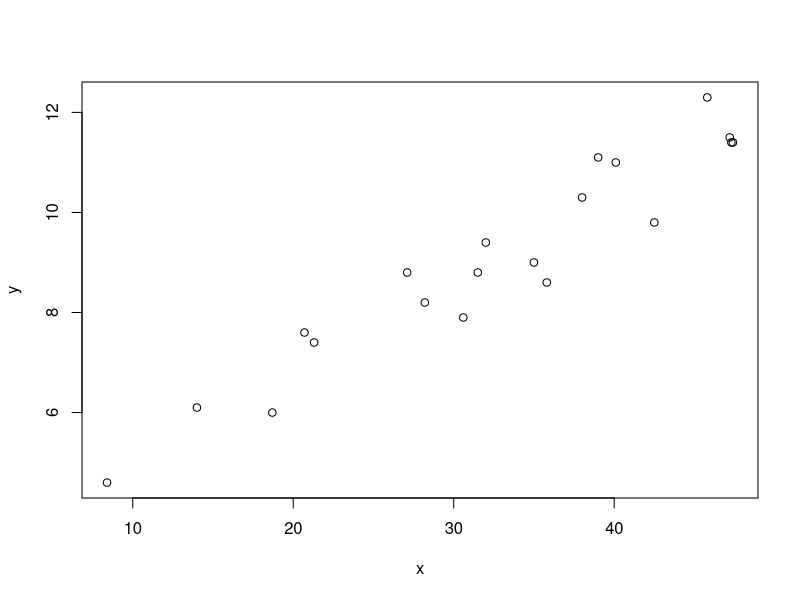
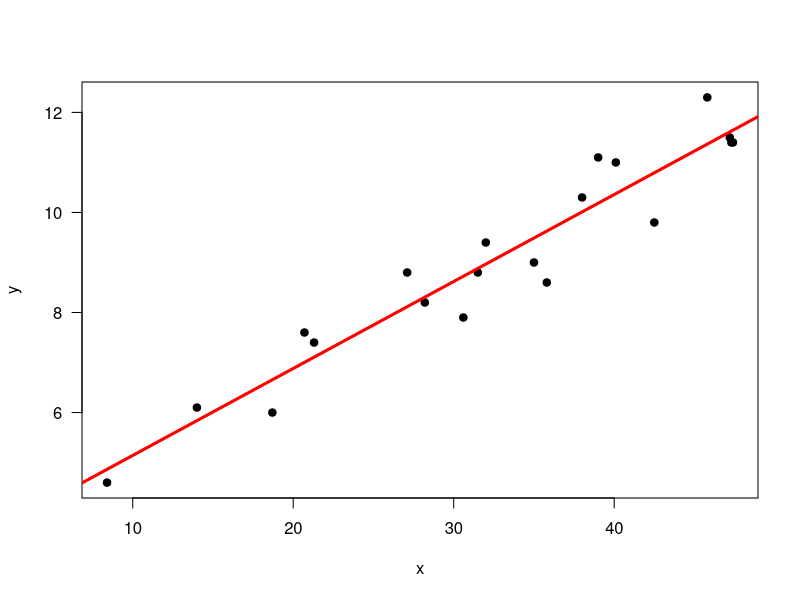
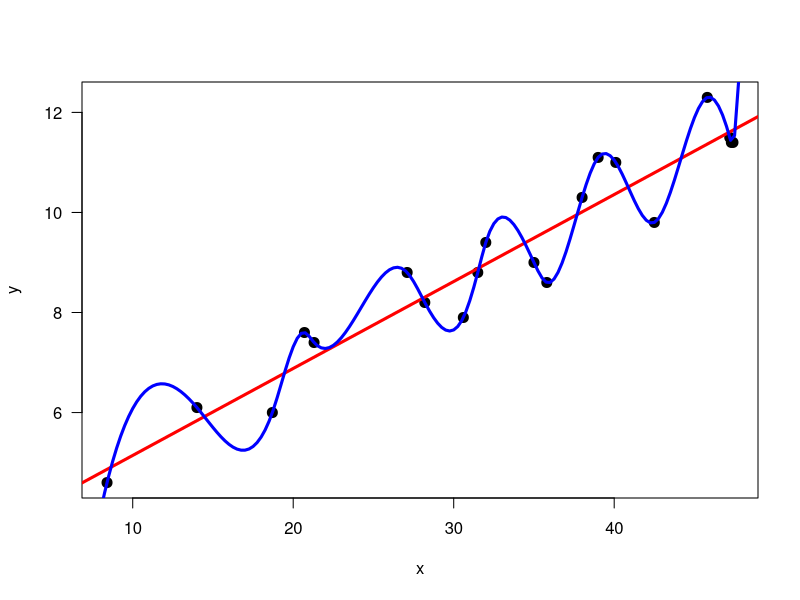
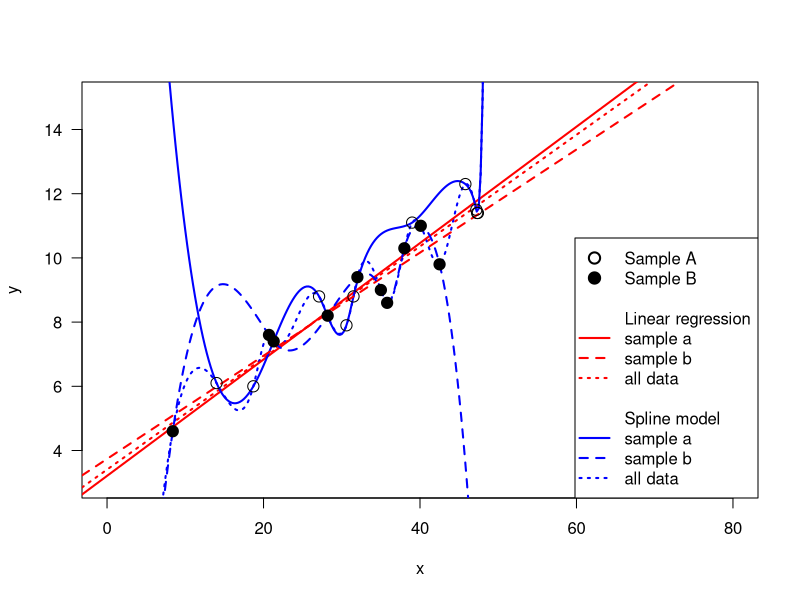
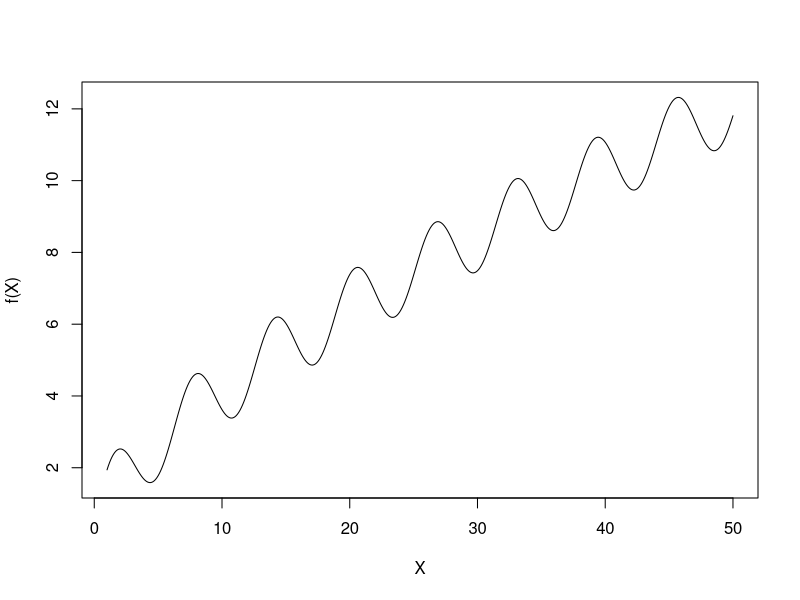
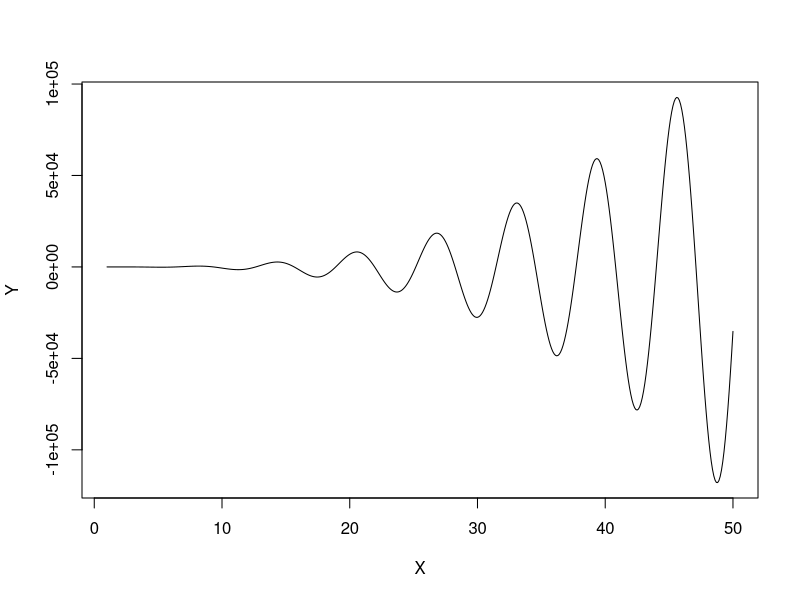
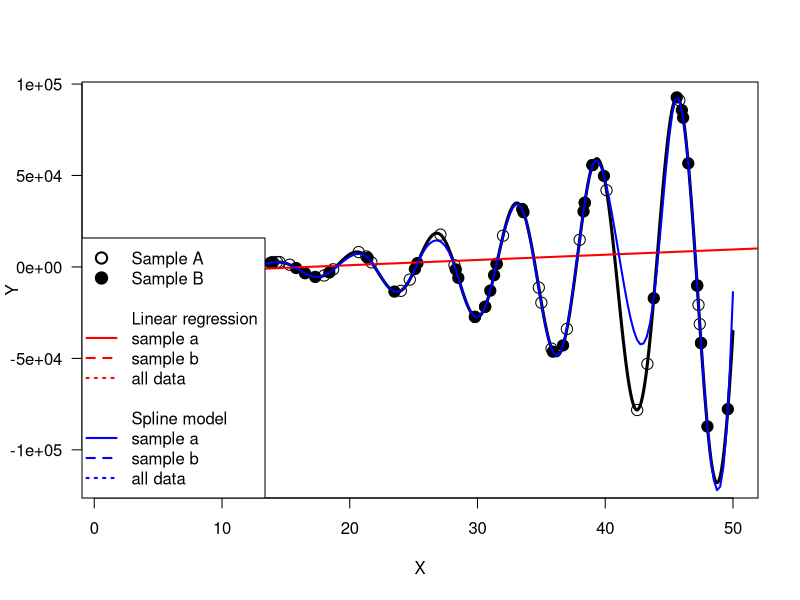

Write the R code that produced these figures, in order.
## ---- chunk 1
x <- c(35, 47.2, 20.7, 27.1, 42.5, 40.1, 28.2, 35.8, 47.4, 
		21.3, 39, 30.6, 18.7, 8.4, 45.8, 14, 47.3, 31.5, 38, 32)
y <- c(9, 11.5, 7.6, 8.8, 9.8, 11, 8.2, 8.6, 11.4, 7.4, 
		11.1, 7.9, 6, 4.6, 12.3, 6.1, 11.4, 8.8, 10.3, 9.4)
plot(x, y)
## ---- chunk 2
mlr <- lm(y~x)
plot(x, y, pch=20, cex=1.5, las=1)
abline(mlr, col="red", lwd=3) 
summary(mlr)
## ---- chunk 3
# create the function from the data
sf <- splinefun(x, y)
# x prediction points
px <- seq(1, 50, 0.25)
# predictions
py <- sf(px)

plot(x, y, pch=20, cex=2, las=1)
abline(mlr, col="red", lwd=3) 
lines(px, py, col="blue", lwd=3)
## ---- chunk 4
rmse <- function(obs, prd, na.rm=FALSE) {
	sqrt(mean((obs - prd)^2, na.rm=na.rm))
}
## ---- chunk 5
# no difference, perfect model
rmse(1:10, 1:10)
# a small difference, not bad
rmse(1:10, 2:11)
# rather different, much worse than the above
rmse(1:10, 10:1)
## ---- chunk 6
null <- rmse(1:10, mean(1:10))
null
## ---- chunk 7
rmsenull <- function(obs, pred, na.rm=FALSE) {
	r <- rmse(obs, pred, na.rm=na.rm)
	null <- rmse(obs, mean(obs))
	(null - r) / null
}
## ---- chunk 8
rmsenull(1:10, 1:10)
rmsenull(1:10, 2:11)
rmsenull(1:10, 10:1)
## ---- chunk 9
plr <- predict(mlr, data.frame(x=x))
rmsenull(y, plr)
## ---- chunk 10
psf <- sf(x)
rmsenull(y, psf)
## ---- chunk 11
n <- length(x)
set.seed(321)
i <- sample(n, 0.5 * n)
i
xa <- x[i]
ya <- y[i]
xb <- x[-i]
yb <- y[-i]
## ---- chunk 12
mlr_a <- lm(ya~xa)
sf_a <- splinefun(xa, ya)
plr_a <- predict(mlr_a, data.frame(xa=xb))
psf_a <- sf_a(xb)
rmsenull(yb, plr_a)
rmsenull(yb, psf_a)
## ---- chunk 13
mlr_b <- lm(yb~xb)
sf_b <- splinefun(xb, yb)
plr_b <- predict(mlr_b, data.frame(xb=xa))
psf_b <- sf_b(xa)
rmsenull(ya, psf_b)
rmsenull(ya, plr_b)
## ---- chunk 14
e <- c(rmsenull(yb, plr_a), rmsenull(ya, plr_b), rmsenull(yb, psf_a), rmsenull(ya, psf_b), NA, NA)
e[5] <- mean(e[1:2])
e[6] <- mean(e[3:4])
e <- round(e,2)
## ---- chunk 15
#set up the plot
plot(x, y, las=1, cex=0, xlim=c(0,80), ylim=c(3,15))

# original models
abline(mlr, col="red", lwd=2, lty=3) 
lines(px, py, col="blue", lwd=2, lty=3)

# sample A models
abline(mlr_a, lwd=2, col="red")
lines(px, sf_a(px), lwd=2, col="blue")

# sample B models
abline(mlr_b, lwd=2, col="red", lty=2)
lines(px, sf_b(px), lwd=2, col="blue", lty=2)

# sample A and B points
points(xa, ya, cex=1.5)
points(xb, yb, cex=1.5, pch=19)

# a complex legend
legend("bottomright", pch=c(1,19,rep(NA, 10)), lty=c(NA, NA, rep(c(NA, NA,1,2,3),2)), lwd=2, , pt.cex=1.5, bg="white",
	legend=c("Sample A", "Sample B", "", "Linear regression", "sample a", "sample b", "all data", "", "Spline model", "sample a", "sample b", "all data"), 
	col=c("black", "black", "white", "white", rep("red", 3), "white", "white", rep("blue", 3))
)

## ---- chunk 16
f <- function(x) x/10 + sin(x) + sqrt(x)
X <- seq(1,50,0.1)
plot(X, f(X), type="l")
## ---- chunk 17
set.seed(2)
sx <- sample(X, 20)
sy <- f(sx)
## ---- chunk 18
f <- function(x) {x - x^2 + x^3*sin(x)}
X <- seq(1,50,0.1)
Y <- f(X) 
plot(X, Y, type="l")
## ---- chunk 19
set.seed(2)
xa <- sample(X, 40)
ya <- f(xa) 
xb <- sample(X, 40)
yb <- f(xb) 
## ---- chunk 20
mlr <- lm(ya~xa)
sf <- splinefun(xa, ya)
rmsenull(yb, predict(mlr, data.frame(xa=xb)))
rmsenull(yb, sf(xb))

mlr <- lm(yb~xb)
sf <- splinefun(xb, yb)
rmsenull(ya, predict(mlr, data.frame(xb=xa)))
rmsenull(ya, sf(xa))
## ---- chunk 21
px <- seq(1, 50, 0.25)
py <- sf(px)
plot(X, Y, type="l", lwd=3, las=1)
points(xa, ya, cex=1.5)
points(xb, yb, pch=19, cex=1.5)
abline(mlr, col="red", lwd=2) 
lines(px, py, col="blue", lwd=2)

legend("bottomleft", pch=c(1,19,rep(NA, 10)), lty=c(NA, NA, rep(c(NA, NA,1,2,3),2)), lwd=2, , pt.cex=1.5, bg="white",
	legend=c("Sample A", "Sample B", "", "Linear regression", "sample a", "sample b", "all data", "", "Spline model", "sample a", "sample b", "all data"), 
	col=c("black", "black", "white", "white", rep("red", 3), "white", "white", rep("blue", 3))
)
